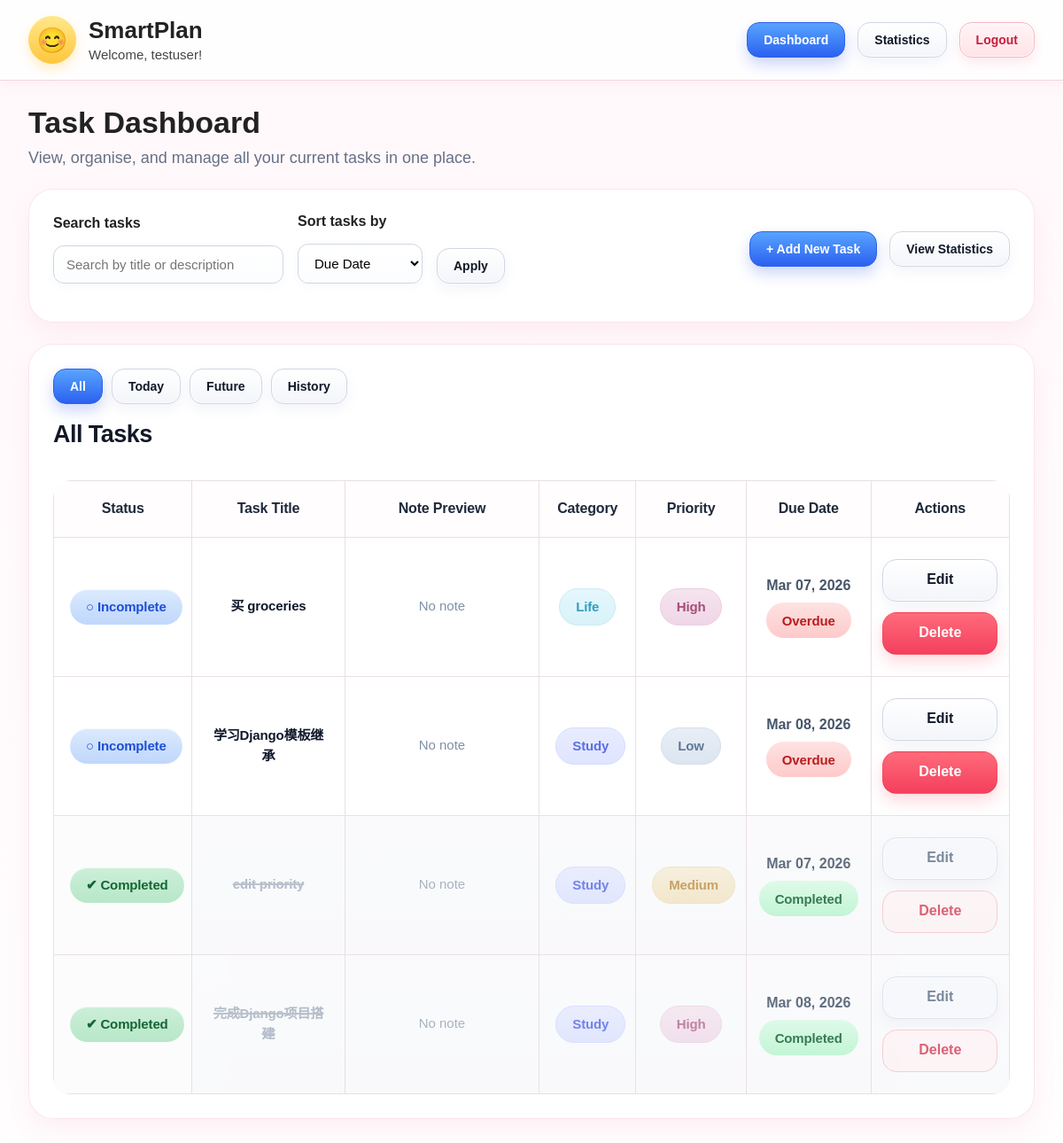
Page / (signed in) on the earlier database version.
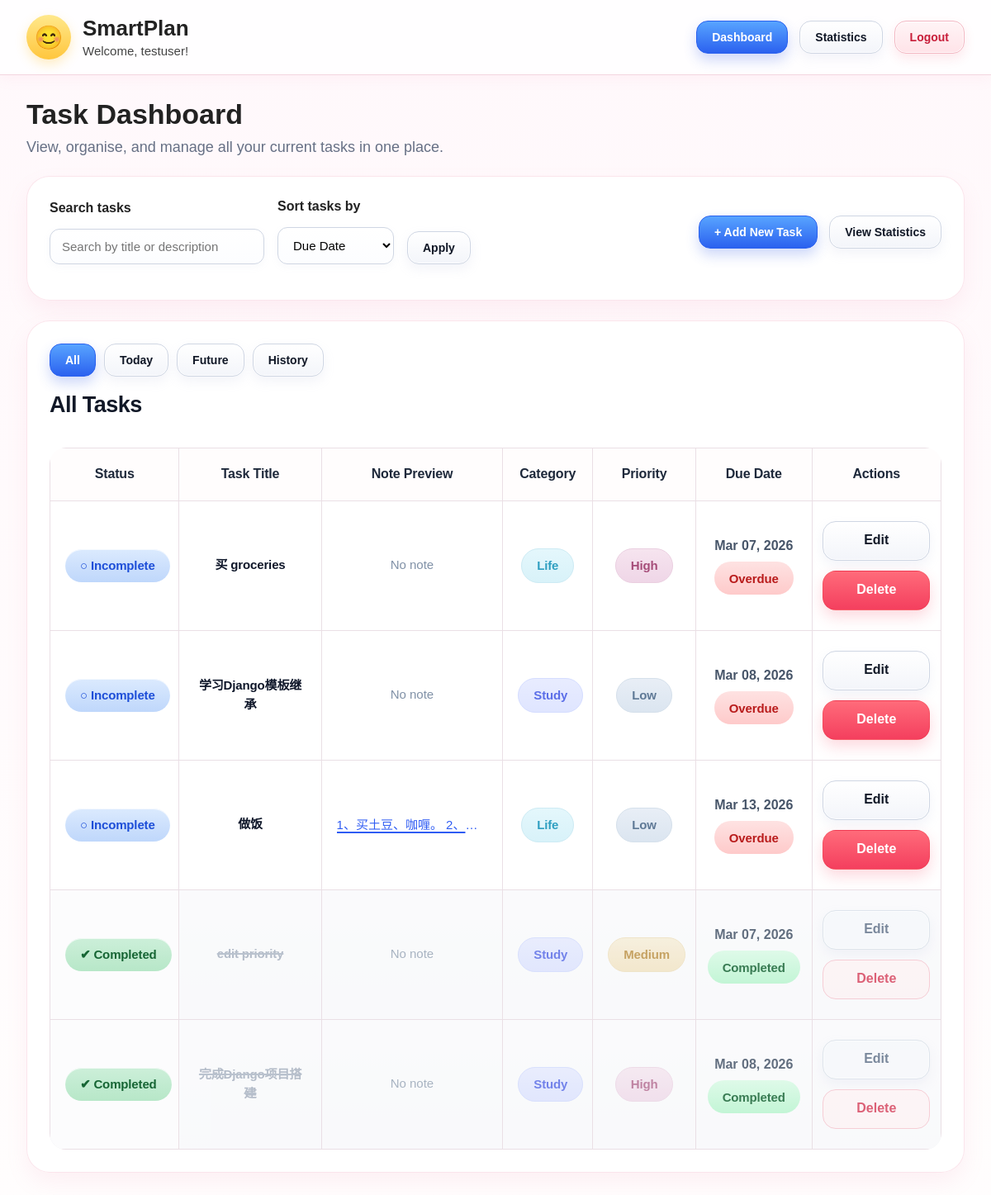
Same page on the later database version.
### task/models.py (models this page shows, shortened)
class Task(models.Model):
    PRIORITY_CHOICES = [
        ('high', 'High'),
        ('medium', 'Medium'),
        ('low', 'Low'),
    ]
    user = models.ForeignKey(User, on_delete=models.CASCADE)
    title = models.CharField(max_length=255)
    description = models.TextField(blank=True)
    due_date = models.DateField(null=True, blank=True)
    created_at = models.DateTimeField(auto_now_add=True)
    completed_at = models.DateTimeField(null=True, blank=True)
    category = models.ForeignKey(Category, on_delete=models.SET_NULL, null=True,blank=True)
    priority = models.CharField(max_length=10, choices=PRIORITY_CHOICES, default='medium')
    status = models.BooleanField(default=False)
    note = models.TextField(blank=True, null=True)

class Category(models.Model):
    name = models.CharField(max_length=100, unique=True)
    color = models.CharField(max_length=7, default='#000000')
    description = models.TextField(blank=True)

### task/views.py (the view, shortened to what this page needs)
# urls.py: path('', views.task_dashboard, name='task_dashboard'),
@login_required
def task_dashboard(request):
    user = request.user
    sort_by = request.GET.get('sort', 'due_date')
    query = request.GET.get('q', '').strip()
    period = request.GET.get('period', 'all')
    status_filter = request.GET.get('status', '').strip().lower()
    category_filter = request.GET.get('category', '').strip()
    priority_filter = request.GET.get('priority', '').strip().lower()
    tasks = Task.objects.filter(user=user)# Ensure users can only access their own tasks (data isolation)
    if query:
        tasks = tasks.filter(
            Q(title__icontains=query) | Q(description__icontains=query)
        )
    today = timezone.localdate()
    soon_limit = today + timedelta(days=3)
    if period == 'today':
        tasks = tasks.filter(due_date=today, status=False)
        period_title = 'Today'
    elif period == 'future':
        tasks = tasks.filter(due_date__gt=today, status=False)
        period_title = 'Future'
    elif period == 'history':
        tasks = tasks.filter(Q(status=True) | Q(due_date__lt=today))
        period_title = 'History'
    else:
        period_title = 'All Tasks'
    if status_filter == 'completed':
        tasks = tasks.filter(status=True)
    elif status_filter == 'pending':
        tasks = tasks.filter(status=False)
    elif status_filter == 'overdue':
        tasks = tasks.filter(
            status=False,
            due_date__isnull=False,
            due_date__lt=today
        )
    if category_filter:
        tasks = tasks.filter(category__name=category_filter)
    if priority_filter in ['high', 'medium', 'low']:
        tasks = tasks.filter(priority=priority_filter)
    if sort_by == 'priority':
        tasks = tasks.annotate(
            priority_order=Case(
                When(priority='high', then=3),
                When(priority='medium', then=2),
                When(priority='low', then=1),
                default=0,
                output_field=IntegerField()
            )
        ).order_by('status', '-priority_order', 'due_date', '-created_at')
    elif sort_by == 'created_at':
        tasks = tasks.order_by('status', '-created_at')
    else:
        tasks = tasks.order_by('status', 'due_date', '-created_at')
    display_tasks = []
    for task in tasks:
        due_state = ''
        due_label = ''
        history_state = ''
        if task.due_date:
            if not task.status and task.due_date < today:
                due_state = 'overdue'
                due_label = 'Overdue'
            elif not task.status and task.due_date == today:
                due_state = 'today'
                due_label = 'Today'
            elif not task.status and task.due_date == today + timedelta(days=1):
                due_state = 'tomorrow'
                due_label = 'Tomorrow'
            elif not task.status and task.due_date <= soon_limit:
                due_state = 'upcoming'
                due_label = 'Upcoming'
            elif not task.status and task.due_date > soon_limit:
                due_state = 'upcoming'
                due_label = 'Upcoming'
            elif task.status:
                due_state = 'done'
                due_label = 'Completed'
        if period == 'history':
            if task.status:
                history_state = 'completed'
            elif task.due_date and task.due_date < today:
                history_state = 'overdue'
        task.due_state = due_state
        task.due_label = due_label
        task.history_state = history_state
        display_tasks.append(task)
    categories = Category.objects.all()
    context = {
        'tasks': display_tasks,
        'categories': categories,
        'current_sort': sort_by,
        'current_query': query,
        'current_period': period,
        'current_status_filter': status_filter,
        'current_category_filter': category_filter,
        'current_priority_filter': priority_filter,
        'period_title': period_title,
        'today': today,
        'user': user
    }
    return render(request, 'task/dashboard.html', context)

### task/templates/task/dashboard.html (shortened to what this page needs)
{% extends 'task/base.html' %}
{% block content %}
<div class="page-header">
    <h2>Task Dashboard</h2>
    <p>View, organise, and manage all your current tasks in one place.</p>
</div>
<div class="content-card">
    <form method="get" class="filter-bar">
        <div class="inline-actions filter-fields">
            <div class="filter-group">
                <label for="q">Search tasks</label>
                <input
                    type="search"
                    id="q"
                    name="q"
                    value="{{ current_query }}"
                    placeholder="Search by title or description"
                    class="search-input"
                >
            </div>
            <div class="filter-group">
                <label for="sort">Sort tasks by</label>
                <select id="sort" name="sort">
                    <option value="due_date" {% if current_sort == 'due_date' %}selected{% endif %}>Due Date</option>
                </select>
            </div>
            <div class="filter-group filter-submit">
                <label>&nbsp;</label>
                <button type="submit" class="btn btn-secondary">Apply</button>
            </div>
        </div>
        <div class="inline-actions top-actions">
            <a href="{% url 'create_task' %}" class="btn btn-primary">+ Add New Task</a>
            <a href="{% url 'stats_page' %}" class="btn btn-secondary">View Statistics</a>
        </div>
    </form>
</div>
<div class="content-card dashboard-section">
    <div class="inline-actions period-tabs">
        <a href="?period=all&sort={{ current_sort }}&q={{ current_query }}"
           class="btn {% if current_period == 'all' %}btn-primary{% else %}btn-secondary{% endif %}">
            All
        </a>
        <a href="?period=today&sort={{ current_sort }}&q={{ current_query }}"
           class="btn {% if current_period == 'today' %}btn-primary{% else %}btn-secondary{% endif %}">
            Today
        </a>
        <a href="?period=future&sort={{ current_sort }}&q={{ current_query }}"
           class="btn {% if current_period == 'future' %}btn-primary{% else %}btn-secondary{% endif %}">
            Future
        </a>
        <a href="?period=history&sort={{ current_sort }}&q={{ current_query }}"
           class="btn {% if current_period == 'history' %}btn-primary{% else %}btn-secondary{% endif %}">
            History
        </a>
    </div>
    <h3 class="section-title">{{ period_title }}</h3>
    <div class="table-wrap">
        <table class="task-table">
            <thead>
                <tr>
                    <th>Status</th>
                    <th>Task Title</th>
                    <th>Note Preview</th>
                    <th>Category</th>
                    <th>Priority</th>
                    <th>Due Date</th>
                    <th>Actions</th>
                </tr>
            </thead>
            <tbody>
            {% if tasks %}
                {% for task in tasks %}
                    <tr id="task-{{ task.id }}" class="task-row {% if task.status %}task-completed{% endif %}">
                        <td>
                            <a href="{% url 'toggle_task_status' task.id %}?next={{ request.get_full_path|urlencode }}%23task-{{ task.id }}"
                               aria-label="Toggle task status">
                                {% if task.status %}
                                    <span class="status-badge status-done">✔ Completed</span>
                                {% else %}
                                    <span class="status-badge status-active">○ Incomplete</span>
                                {% endif %}
                            </a>
                        </td>
                        <td>
                            <span class="{% if task.status %}task-title-completed{% else %}task-title{% endif %}">
                                {{ task.title }}
                            </span>
                        </td>
                        <td class="note-cell">
                            {% if task.note %}
                                <a href="javascript:void(0)"
                                   class="note-link"
                                   data-title="{{ task.title }}"
                                   data-note="{{ task.note|escapejs }}">
                                    {{ task.note|truncatechars:28 }}
                                </a>
                            {% else %}
                                <span class="muted-text">No note</span>
                            {% endif %}
                        </td>
                        <td>
                            {% with cat=task.category.name|default:"None" %}
                                {% if cat == "Study" %}
                                    <span class="category-badge category-badge-study">{{ cat }}</span>
                                {% elif cat == "Work" %}
                                    <span class="category-badge category-badge-work">{{ cat }}</span>
                                {% elif cat == "Life" %}
                                    <span class="category-badge category-badge-life">{{ cat }}</span>
                                {% else %}
                                    <span class="category-badge category-badge-default">{{ cat }}</span>
                                {% endif %}
                            {% endwith %}
                        </td>
                        <td>
                            <span class="priority-badge priority-{{ task.priority }}">
                                {{ task.get_priority_display }}
                            </span>
                        </td>
                        <td>
                            <div class="due-cell">
                                <span class="due-date-text">{{ task.due_date|date:"M d, Y"|default:"None" }}</span>
                                {% if current_period == 'history' %}
                                    {% if task.history_state == 'completed' %}
                                        <span class="history-badge history-badge-completed">Completed</span>
                                    {% elif task.history_state == 'overdue' %}
                                        <span class="history-badge history-badge-overdue">Overdue</span>
                                    {% endif %}
                                {% else %}
                                    {% if task.due_label %}
                                        <span class="due-badge due-badge-{{ task.due_state }}">
                                            {{ task.due_label }}
                                        </span>
                                    {% endif %}
                                {% endif %}
                            </div>
                        </td>
                        <td>
                            <div class="inline-actions task-actions">
                                <a href="{% url 'edit_task' task.id %}" class="btn btn-secondary">Edit</a>
                                <a href="javascript:void(0);"
                                   class="btn btn-danger delete-btn"
                                   data-delete-url="{% url 'delete_task' task.id %}"
                                   data-task-title="{{ task.title|escapejs }}">
                                    Delete
                                </a>
                            </div>
                        </td>
                    </tr>
                {% endfor %}
            {% else %}
                <tr>
                    <td colspan="7" class="empty-cell">No tasks found in this section.</td>
                </tr>
            {% endif %}
            </tbody>
        </table>
    </div>
</div>
{% endblock %}

### task/templates/task/base.html (shortened to what this page needs)
<!DOCTYPE html>
<html lang="en">
<head>
</head>
<body>
    <header class="topbar">
        <div class="topbar-inner">
            <div class="brand" style="display:flex; align-items:center; gap:14px;">
                <div style="
                    width:54px;
                    height:54px;
                    border-radius:50%;
                    display:flex;
                    align-items:center;
                    justify-content:center;
                    font-size:28px;
                    background:linear-gradient(180deg,#ffe88b,#ffc63d);
                    box-shadow:0 6px 14px rgba(255,200,60,0.30);
                ">
                    😊
                </div>
                <div>
                    <h1 style="margin:0;">SmartPlan</h1>
                    {% if user.is_authenticated %}
                        <div class="welcome-text">Welcome, {{ user.username }}!</div>
                    {% endif %}
                </div>
            </div>
            <nav class="nav-links" aria-label="Main navigation">
                {% if user.is_authenticated %}
                    <a href="{% url 'task_dashboard' %}"
                       class="{% if request.path == '/' or '/dashboard/' in request.path %}nav-active{% endif %}">
                        Dashboard
                    </a>
                    <a href="{% url 'stats_page' %}"
                       class="{% if '/stats/' in request.path %}nav-active{% endif %}">
                        Statistics
                    </a>
                    <a href="{% url 'logout' %}" class="nav-danger">
                        Logout
                    </a>
                {% endif %}
            </nav>
        </div>
    </header>
    <main class="page-wrapper">
        {% block content %}{% endblock %}
    </main>
</body>
</html>

Differences in the rows shown:
added Task: status "○ Incomplete", title "做饭", note "1、买土豆、咖喱。 2、…", category "Life", priority "Low", due_date "Mar 13, 2026", due_label "Overdue"
